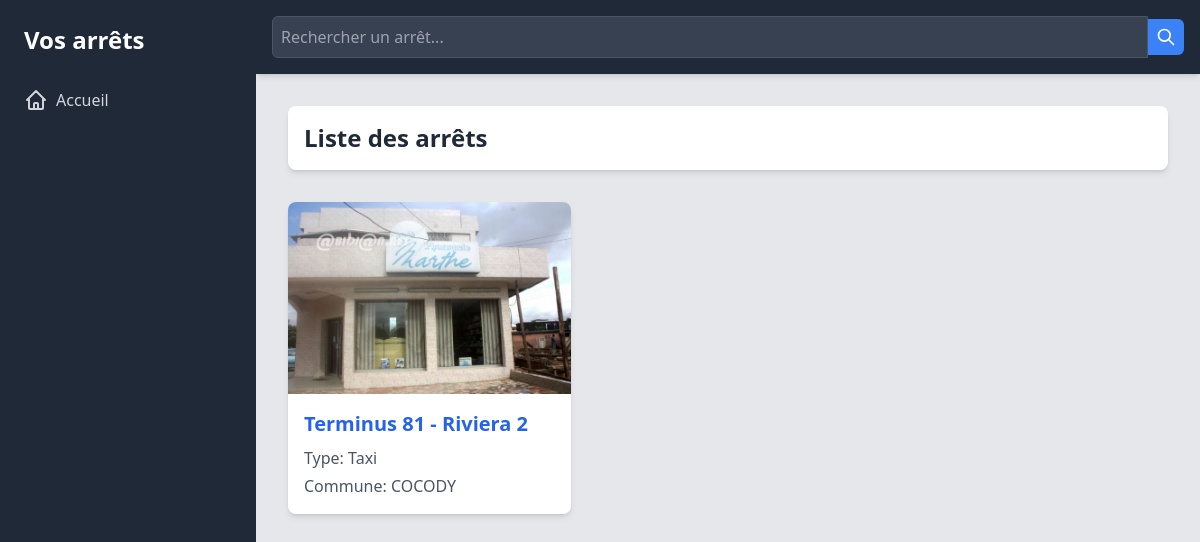
Before: / with the older database file.
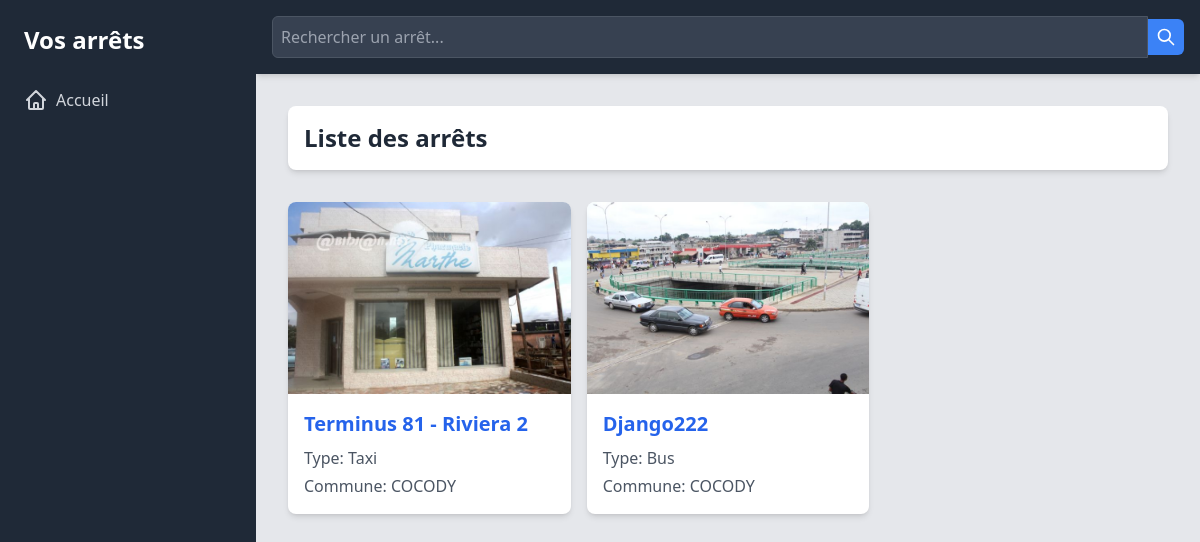
After: the same page with the newer database file.
### stops/models.py (models this page shows, shortened)
class Stop(models.Model):
    STOP_TYPES = [
        ('taxi', 'Taxi'),
        ('bus', 'Bus'),
    ]
    name = models.CharField(max_length=100)
    stop_type = models.CharField(max_length=4, choices=STOP_TYPES)
    start_photo = models.ImageField(upload_to='stops/images/')
    end_photo = models.ImageField(upload_to='stops/images/')
    commune = models.CharField(max_length=50)
    description = models.TextField()
    cost = models.DecimalField(max_digits=8, decimal_places=2)
    opening_time = models.TimeField()
    closing_time = models.TimeField()

### stops/views.py (the view)
# urls.py: path('', views.stop_list, name='stop_list'),
def stop_list(request):
    stops = Stop.objects.all()
    return render(request, 'stops/stop_list.html', {'stops': stops})

### stops/templates/stops/stop_list.html
{% extends 'base.html' %} {% block content %}
<div class="grid grid-cols-1 md:grid-cols-2 lg:grid-cols-3 gap-4">
  {% for stop in stops %}
  <div
    class="bg-white rounded-lg shadow-md overflow-hidden hover:shadow-lg transition-shadow duration-300"
  >
    <img
      src="{{ stop.start_photo.url }}"
      alt="{{ stop.name }}"
      class="w-full h-48 object-cover"
    />
    <div class="p-4">
      <h2 class="text-xl font-semibold mb-2">
        <a
          href="{% url 'stop_detail' stop.pk %}"
          class="text-blue-600 hover:text-blue-800"
          >{{ stop.name }}</a
        >
      </h2>
      <p class="text-gray-600 mb-1">Type: {{ stop.get_stop_type_display }}</p>
      <p class="text-gray-600">Commune: {{ stop.commune }}</p>
    </div>
  </div>
  {% endfor %}
</div>
{% endblock %}

### stops/templates/base.html (shortened to what this page needs)
<!DOCTYPE html>
<html lang="fr">
  <head>
    <script src="https://cdn.tailwindcss.com"></script>
    <link
      rel="stylesheet"
      href="https://unpkg.com/leaflet@1.7.1/dist/leaflet.css"
    />
    <link
      rel="stylesheet"
      href="https://cdnjs.cloudflare.com/ajax/libs/leaflet.draw/1.0.4/leaflet.draw.css"
    />
  </head>
  <body class="bg-gray-100">
    <div class="flex flex-col h-screen bg-gray-200 lg:flex-row">
      <aside class="hidden lg:block w-64 bg-gray-800 text-white p-6">
        <h1 class="text-2xl font-bold mb-8">Vos arrêts</h1>
        <nav>
          <ul>
            <li class="mb-4">
              <a
                href="{% url 'stop_list' %}"
                class="flex items-center text-gray-300 hover:text-white"
              >
                Accueil
              </a>
            </li>
          </ul>
        </nav>
      </aside>
      <div class="flex-1 flex flex-col overflow-hidden">
        <div class="w-full bg-gray-800 shadow-md p-4">
          <form
            action="{% url 'search_stops' %}"
            method="GET"
            class="flex items-center"
          >
            <input
              type="text"
              name="query"
              placeholder="Rechercher un arrêt..."
              class="flex-grow p-2 bg-gray-700 text-white border border-gray-600 rounded-l-md focus:outline-none focus:ring-2 focus:ring-blue-500 placeholder-gray-400"
            />
            <button
              type="submit"
              class="bg-blue-500 text-white p-2 rounded-r-md hover:bg-blue-600 focus:outline-none focus:ring-2 focus:ring-blue-500"
            >
              <svg
                class="w-5 h-5"
                fill="none"
                stroke="currentColor"
                viewBox="0 0 24 24"
                xmlns="http://www.w3.org/2000/svg"
              >
                <path
                  stroke-linecap="round"
                  stroke-linejoin="round"
                  stroke-width="2"
                  d="M21 21l-6-6m2-5a7 7 0 11-14 0 7 7 0 0114 0z"
                ></path>
              </svg>
            </button>
          </form>
        </div>
        <main class="flex-1 p-4 lg:p-8 overflow-y-auto">
          <header class="bg-white shadow-md rounded-lg p-4 mb-8">
            <h2 class="text-2xl font-bold text-gray-800">
              {% block header %}Liste des arrêts{% endblock %}
            </h2>
          </header>
          <div class="mt-8">{% block content %}{% endblock %}</div>
        </main>
      </div>
    </div>
  </body>
</html>

Changed rows visible on the page:
added Stop: start_photo (picture), name "Django222", stop_type "Bus", commune "COCODY"
